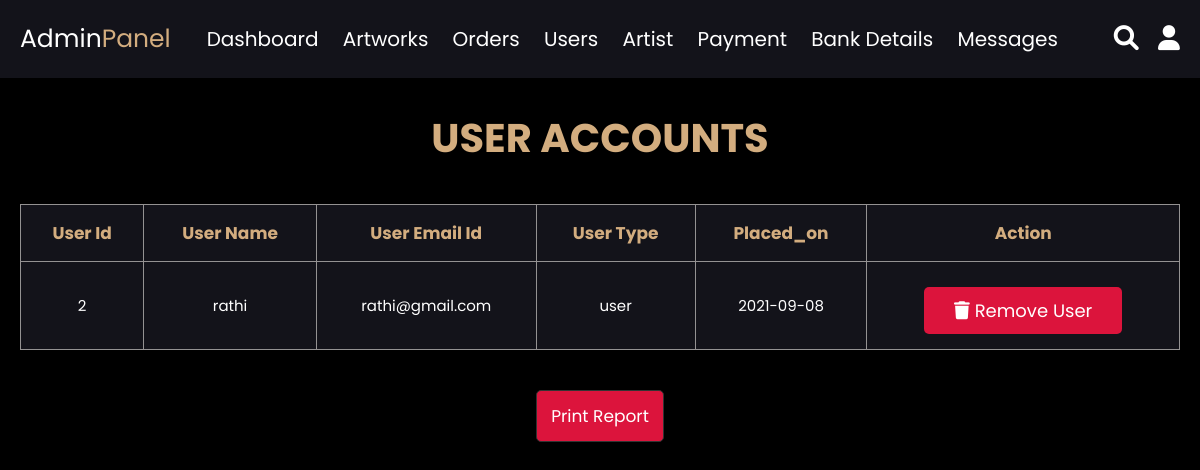
/admin_users.php (signed in), run on the app's committed database.
### tables this page shows
CREATE TABLE `users` (
  `id` int(100) NOT NULL,
  `name` varchar(100) NOT NULL,
  `email` varchar(100) NOT NULL,
  `password` varchar(100) NOT NULL,
  `user_type` varchar(20) NOT NULL,
  `placed_on` date NOT NULL
);

### admin_users.php (the view, shortened to what this page needs)
<?php
include 'connection.php';
?>
<html>
<head>
</head>
<body style="background-color: black">
<?php include 'admin_header.php'; ?>
<section class="user-table">
<h1 class="title"> user accounts </h1><br>
   <table>
      <thead>
         <th>user id</th>
         <th>user name</th>
         <th>user email id</th>
         <th>user type</th>
         <th>placed_on</th>
         <th id="remove">action</th>
      </thead>
      <tbody>
         <?php
            $result = mysqli_query($conn, "SELECT * FROM `users` where user_type='user'");
            if(mysqli_num_rows($result) > 0){
               while($row = mysqli_fetch_assoc($result)){
         ?>
         <tr>
            <td><?php echo $row['id']; ?></td>
            <td><?php echo $row['name']; ?></td>
            <td><?php echo $row['email']; ?></td>
            <td><?php echo $row['user_type']; ?></td>
            <td><?php echo $row['placed_on']; ?></td>
            <td id="remove">
            <a href="admin_users.php?delete=<?php echo $row['id']; ?>" onclick="return confirm('delete this user?');" class="delete-btn" id="remove"><i class="fas fa-trash"></i> remove user</a>
         </td>
         </tr>
         <?php
            };
            }else{
               echo "<div class='empty'>no user found!</div>";
            };
         ?>
      </tbody>
   </table>
</section>
<center><button onclick="window.print()" class="btnn">print report</button></center>
</body>
</html>

### admin_css.css (style rules this page uses)
* { font-family: 'Poppins', sans-serif; margin:0; padding:0; box-sizing: border-box; outline: none; border:none; text-decoration: none; transition:all .2s linear; }
html { font-size: 62.5%; overflow-x: hidden; }
body { background-color: #13131a; }
section { padding:3rem 2rem; }
.title { text-align: center; margin-bottom: 2rem; text-transform: uppercase; color: #d3ad7f; font-size: 4rem; }
.user-table table { width: 100%; text-align: center; border:.1rem solid #949292; border-collapse: collapse; }
.user-table table thead th { padding:1.5rem; font-size: 5rem; background-color: #13131a; color:#d3ad7f; text-transform: capitalize; border:.1rem solid #949292; }
.user-table table td { padding:1.5rem; font-size: 2.5rem; color:#fff; background-color: #13131a; border:.1rem solid #949292; }
.delete-btn { background-color: #dc143c; }
.btnn, .update-btn { margin-top: 1rem; display: inline-block; padding:.9rem 3rem; font-size: 1.7rem; color:#fff; text-transform: capitalize; background: #dc143c; cursor: pointer; border:.1rem solid #333; box-shadow: 0 .5rem 1rem rgba(0,0,0,.1); border-radius: .5rem; padding:1.2rem 1.4rem; }
.btn, .option-btn, .delete-btn, .white-btn { display: inline-block; margin-top: 1rem; padding:1rem 3rem; cursor: pointer; color:#fff; font-size: 1.8rem; border-radius: .5rem; text-transform: capitalize; }
.user-table table { width: 100%; text-align: center; }
.user-table table thead th { padding:1.5rem; font-size: 1.7rem; background-color: #13131a; color:#d3ad7f; text-transform: capitalize; }
.user-table table td { font-size: 1.5rem; color:#fff; background-color: #13131a; }

### data on the page
users: id "2", name "rathi", email "rathi@gmail.com", user_type "user", placed_on "2021-09-08"
